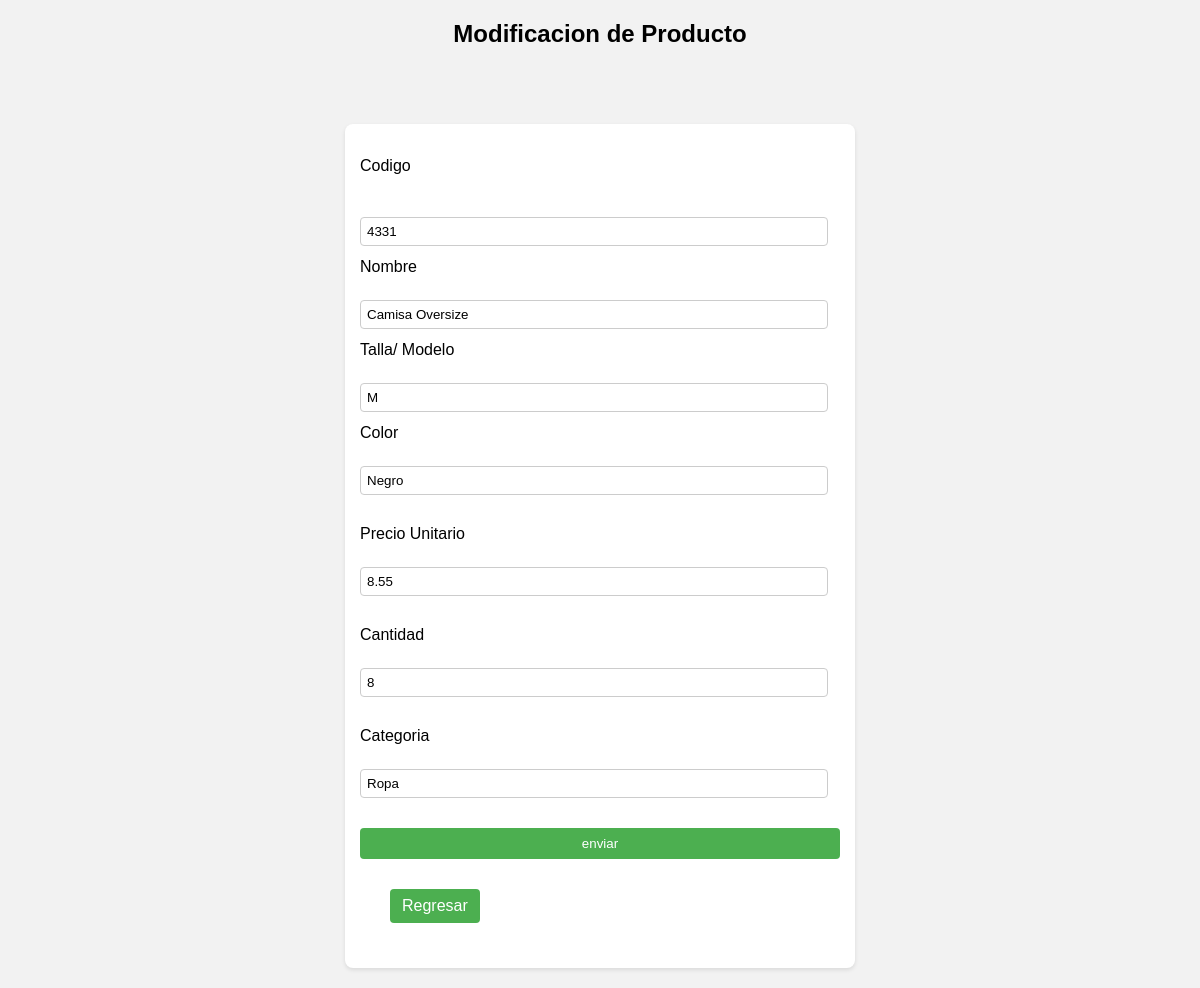
Screenshot of /modificar.php?id=1 with the database file from the repository.
### tables this page shows
CREATE TABLE `inventario` (
  `id` int(8) NOT NULL,
  `codigo` int(4) NOT NULL,
  `nombre` varchar(50) NOT NULL,
  `talla_modelo` varchar(15) NOT NULL,
  `color` varchar(15) NOT NULL,
  `precio_unitario` double NOT NULL,
  `cantidad` int(8) NOT NULL,
  `categoria` varchar(20) NOT NULL
);

### bd/bd.php (called while the page is built, shortened)
<?php
class ConexionaBD{
    private $server;
    private $usuario;
    private $password;
    private $db;
    public function __construct($server, $usuario, $password, $db){
        $this->server = $server;
        $this->usuario = $usuario;
        $this->password = $password;
        $this->db = $db;
    }
    public function conectar(){
        $this->conexion = new mysqli($this->server, $this->usuario, $this->password, $this->db);
    }
}
$conexion = new ConexionaBD('localhost', 'root', '', 'tienda');
?>

### conexion.php (called while the page is built, shortened)
<?php
include_once('bd/bd.php');
class registrar{
    public $conexion;
    public function __construct($conexion){
        $this->conexion = $conexion;
    }
    public function selectupdate($id){
        $consultaSelect = "SELECT * FROM inventario WHERE id=$id";
        $ejecutar_consulta = $this->conexion->conexion->query($consultaSelect);
        return $ejecutar_consulta->fetch_all(MYSQLI_ASSOC);
    }
}
$gestion = new registrar($conexion);
?>

### modificar.php (the view, shortened to what this page needs)
<?php
include_once('conexion.php');
$id= isset($_GET['id']) ? $_GET['id']: "";
$registros = $gestion->selectupdate($id);
foreach($registros as $filas){
?>
<!DOCTYPE html>
<html lang="en">
<head>
    <link rel="stylesheet" href="css/style2.css">
</head>
<body>
    <h2>Modificacion de Producto</h2>
    <br><br>
    <form action="conexion.php" method="post"><br>
        <label for="">Codigo</label><br>
        <input type="text" name="id" id="" value="<?php echo $filas['id'];?>" hidden><br>
        <input type="text" name="codigo" id="" value="<?php echo $filas['codigo'];?>"><br>
        <label for="">Nombre</label> <br>
        <input type="text" name="nombre" id="" value="<?php echo $filas['nombre'];?>"><br>
        <label for="">Talla/ Modelo</label><br>
        <input type="text" name="talla_modelo" id="" value="<?php echo $filas['talla_modelo'];?>"><br>
        <label for="">Color</label><br>
        <input type="text" name="color" id="" value="<?php echo $filas['color'];?>"><br><br>
        <label for="">Precio Unitario</label><br>
        <input type="text" name="precio_unitario" id="" value="<?php echo $filas['precio_unitario'];?>"><br><br>
        <label for="">Cantidad</label><br>
        <input type="text" name="cantidad" id="" value="<?php echo $filas['cantidad'];?>"><br><br>
        <label for="">Categoria</label><br>
        <input type="text" name="categoria" id="" value="<?php echo $filas['categoria'];?>"><br><br>
        <input type="submit" value="enviar">
        <a href="index.php" class='btn'>Regresar</a>
    </form>
    <?php
}
?>
</body>
</html

### css/style2.css (style rules this page uses)
body { font-family: Arial, sans-serif; margin: 0; padding: 0; background-color: #f2f2f2; }
h2 { text-align: center; }
form { width: 40%; margin: 20px auto; background-color: #fff; padding: 15px; border-radius: 8px; box-shadow: 0 2px 4px rgba(0, 0, 0, 0.1); }
label { display: block; margin-bottom: 6px; }
input[type="text"] { width: calc(100% - 12px); padding: 6px; margin-bottom: 12px; border: 1px solid #ccc; border-radius: 4px; box-sizing: border-box; }
input[type="submit"] { width: 100%; padding: 8px; border: none; background-color: #4CAF50; color: #fff; border-radius: 4px; cursor: pointer; }
.btn { display: inline-block; padding: 8px 12px; margin: 30px; text-decoration: none; color: #fff; background-color: #4CAF50; border: none; border-radius: 4px; cursor: pointer; }

### rows the page displays
inventario: codigo "4331", nombre "Camisa Oversize", talla_modelo "M", color "Negro", precio_unitario "8.55", cantidad "8", categoria "Ropa"
